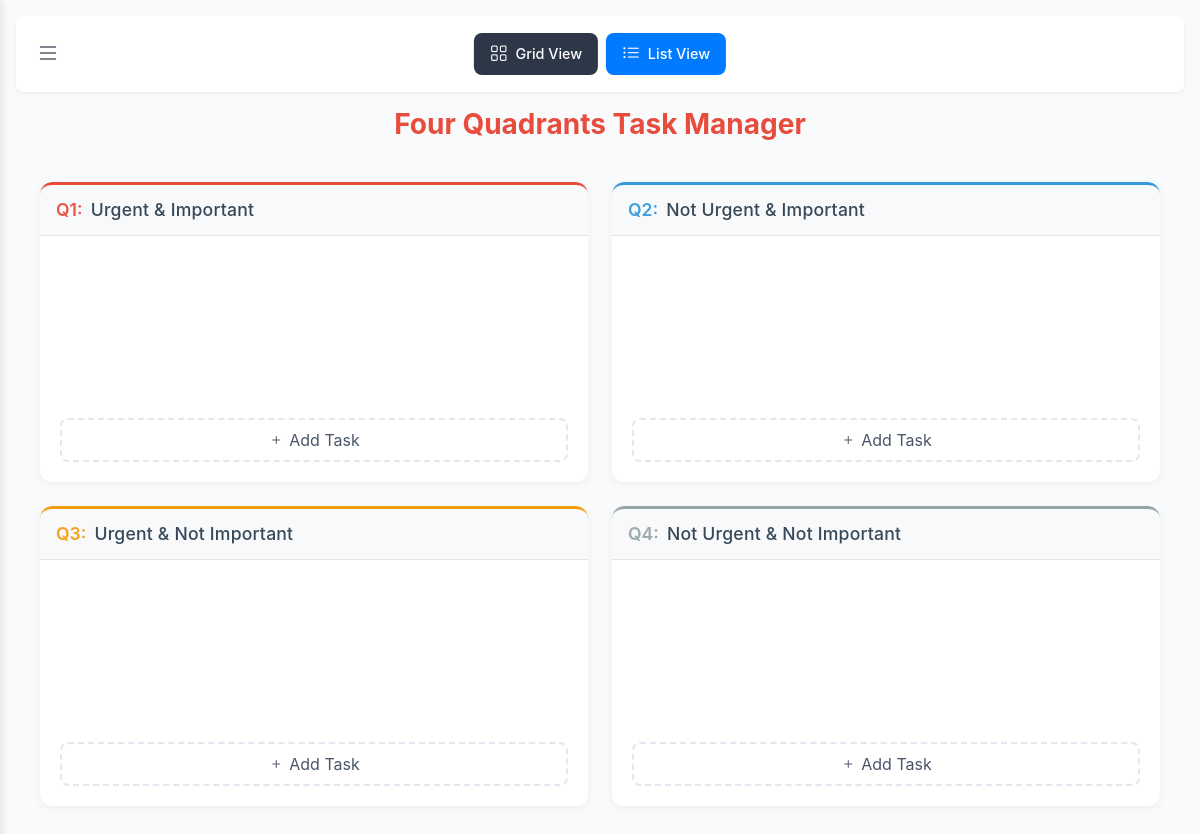
Before: / with the older database file.
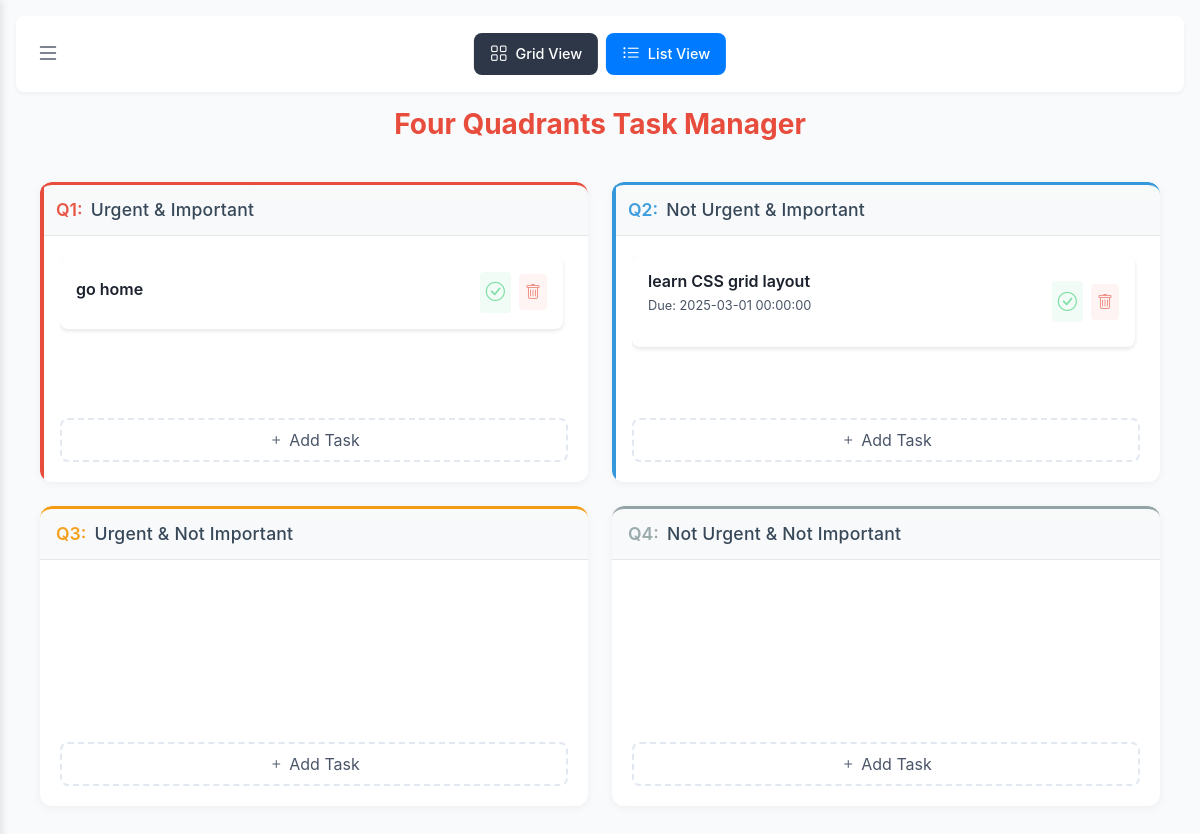
After: the same page with the newer database file.
### models.py (models this page shows)
class Task(db.Model):
    id = db.Column(db.Integer, primary_key=True)
    title = db.Column(db.String(100), nullable=False)
    description = db.Column(db.Text)
    quadrant = db.Column(db.Integer, nullable=False)  # 1-4
    due_date = db.Column(db.DateTime)
    completed = db.Column(db.Boolean, default=False)
    completed_at = db.Column(db.DateTime)
    is_deleted = db.Column(db.Boolean, default=False)
    deleted_at = db.Column(db.DateTime)
    created_at = db.Column(db.DateTime, default=datetime.utcnow)
    updated_at = db.Column(db.DateTime, default=datetime.utcnow, onupdate=datetime.utcnow)

### appV2.py (the view)
@app.route('/')
def index():
    tasks = Task.query.order_by(Task.quadrant).all()
    return render_template('index.html', tasks=tasks)

### templates/index.html (shortened to what this page needs)
{% extends "base.html" %}
{% block header %}
<div class="app-header">
    <button class="btn btn-icon sidebar-toggle" onclick="toggleSidebar()">
        <i class="bi bi-list"></i>
    </button>
    <div class="view-controls">
        <button class="btn btn-primary active" onclick="setView('grid')">
            <i class="bi bi-grid"></i> Grid View
        </button>
        <button class="btn btn-primary" onclick="setView('list')">
            <i class="bi bi-list-ul"></i> List View
        </button>
    </div>
</div>
<h1>Four Quadrants Task Manager</h1>
{% endblock %}
{% block content %}
<div class="grid-container" id="gridView">
    {% for quadrant in range(1, 5) %}
    <div class="quadrant" id="quadrant-{{ quadrant }}" data-quadrant="{{ quadrant }}">
        <div class="quadrant-header q{{ quadrant }}">
            <div class="header-content">
                <div class="header-text">
                    <div class="title-wrapper">
                        <span class="quadrant-number">Q{{ quadrant }}:</span>
                        <h2>
                            {% if quadrant == 1 %}
                                Urgent & Important
                            {% elif quadrant == 2 %}
                                Not Urgent & Important
                            {% elif quadrant == 3 %}
                                Urgent & Not Important
                            {% else %}
                                Not Urgent & Not Important
                            {% endif %}
                        </h2>
                    </div>
                </div>
            </div>
        </div>
        <div class="tasks-container">
            {% for task in tasks if task.quadrant == quadrant and not task.completed and not task.is_deleted %}
            <div class="task-card" data-task-id="{{ task.id }}" data-quadrant="{{ quadrant }}">
                <div class="task-content">
                    <h5 class="task-title">{{ task.title }}</h5>
                    {% if task.due_date %}
                    <p class="task-due-date">Due: {{ task.due_date }}</p>
                    {% endif %}
                </div>
                <div class="task-actions">
                    <button class="btn-done" onclick="markTaskDone({{ task.id }}, false, this)">
                        <i class="bi bi-check-circle"></i>
                    </button>
                    <button class="btn-delete" onclick="deleteTask({{ task.id }})">
                        <i class="bi bi-trash"></i>
                    </button>
                </div>
            </div>
            {% endfor %}
        </div>
        <button class="btn-add-task" onclick="toggleTaskForm({{ quadrant }})">
            <i class="bi bi-plus"></i> Add Task
        </button>
    </div>
    {% endfor %}
</div>
{% endblock %}

### templates/base.html (shortened to what this page needs)
<!DOCTYPE html>
<html lang="en">
<head>
    <link href="https://cdn.jsdelivr.net/npm/bootstrap@5.1.3/dist/css/bootstrap.min.css" rel="stylesheet">
    <link rel="stylesheet" href="https://cdn.jsdelivr.net/npm/bootstrap-icons@1.7.2/font/bootstrap-icons.css">
    <link rel="stylesheet" href="{{ url_for('static', filename='css/style.css') }}">
</head>
<body>
    <div class="app-container">
        {% block header %}{% endblock %}
        {% block content %}{% endblock %}
    </div>
</body>
</html>

Changed rows visible on the page:
added Task: title "go home", shown under "1"
added Task: title "learn CSS grid layout", due_date "2025-03-01 00:00:00", shown under "2"
